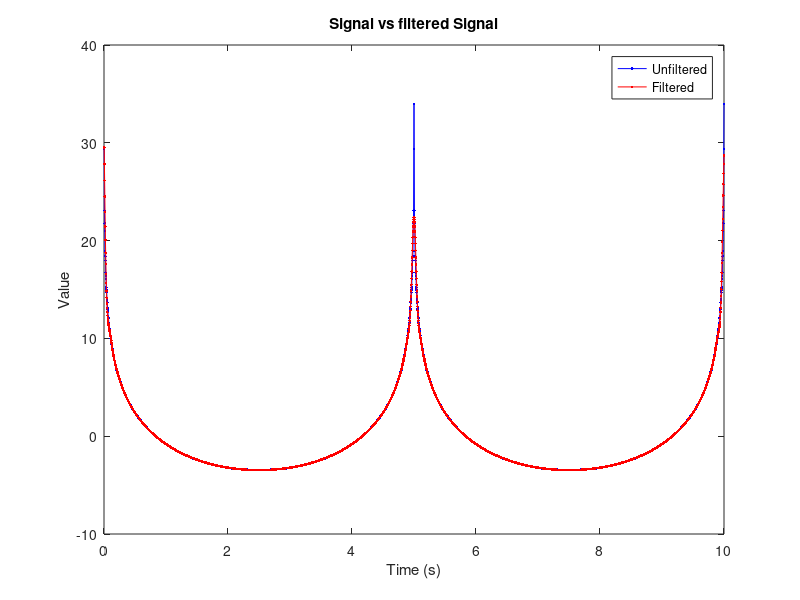
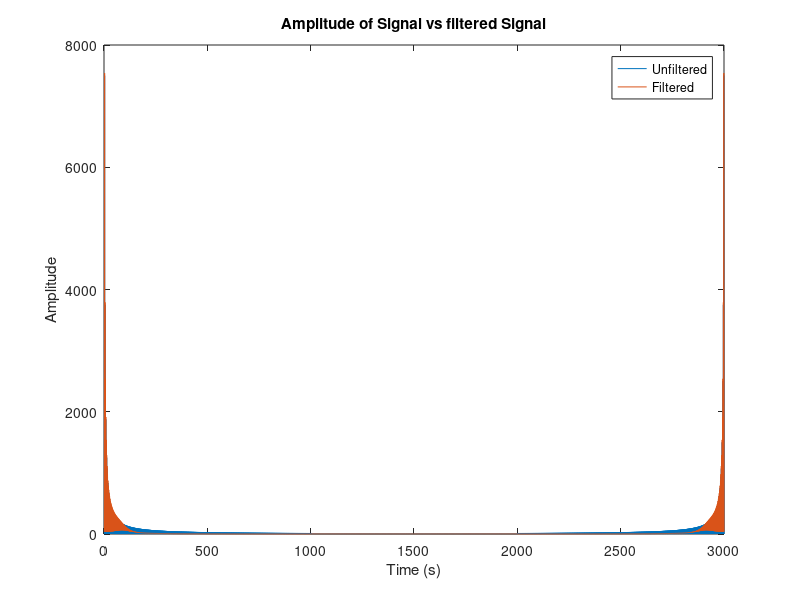
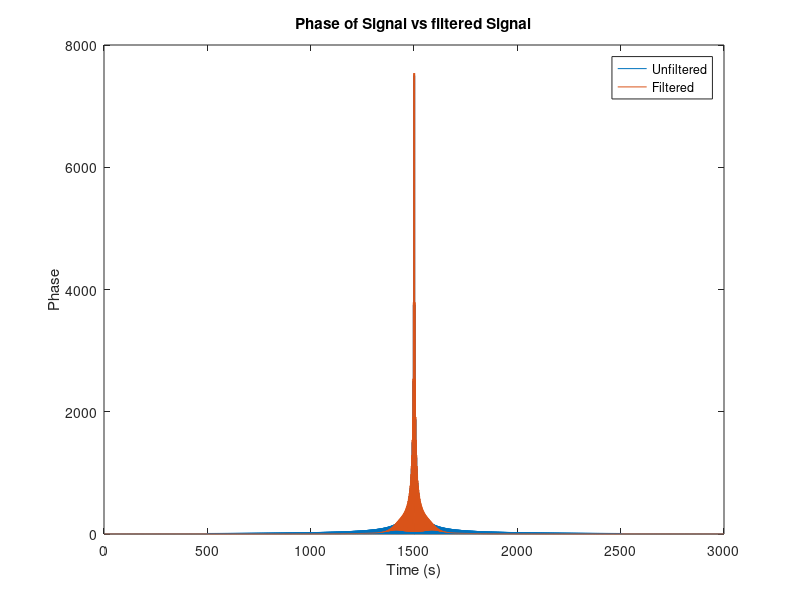
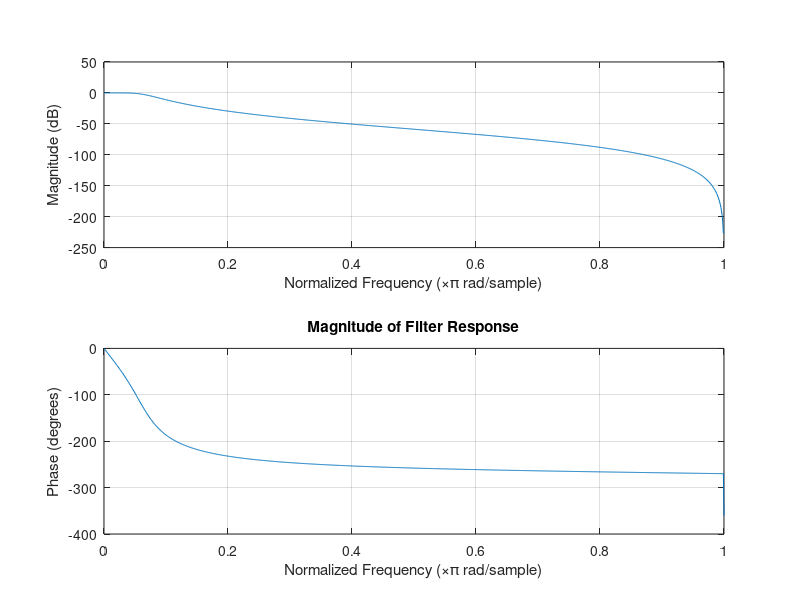

MATLAB code to generate these figures, in order:
clc
close all
clear
%clear all values, plots and command window

T = 10;% time is 10s
fs = 300; % sampling frequency is 300Hz
tstep = 1/fs; %calculate the time step
t = (tstep:tstep : T); % create time array
f = (0.2: 0.2: 100); % create frequency array
A = 1./f; % create amplitude array
cossum = zeros(1, length(t)); % initialise cosine sum array

for j = 1:length(t) % for loop to create value for each time step
    for i = 1:length(f) % for loop to sum all cosines together
       cossum(j) = cossum(j) + A(i)*cos(f(i)*t(j)*2*pi); % add previous total to a*cosWt, where W is equal to 2*pi*f 
    end
end

fc = 10; %cut off frequency = 10 Hz
Wn = fc/(fs/2); %the cut off frequecny as a factor of fs/2 
[B, A] = butter(3,Wn); % get filter constants

filtcos = filtfilt(B, A, cossum); % filter cossum

figure% plot of filtered vs unfiltered signal
plot(t, cossum, 'b.-')
hold on
plot(t, filtcos, 'r.-')
title('Signal vs filtered Signal')
ylabel('Value')
xlabel('Time (s)')
legend('Unfiltered', 'Filtered')

% calculate the amplitude and Phase of the original signal
ampcossum = abs(fft(cossum));
angcossum = fftshift(ampcossum);
%calculate the amplitude and phase of the filtered signal
ampfcos = abs(fft(filtcos));
angfcos = fftshift(ampfcos);

figure % plot the amplitudes
plot(ampcossum)
hold on 
plot(ampfcos)
title('Amplitude of Signal vs filtered Signal')
ylabel('Amplitude')
xlabel('Time (s)')
legend('Unfiltered', 'Filtered')

figure% plot the Phases
plot(angcossum)
hold on 
plot(angfcos)
title('Phase of Signal vs filtered Signal')
ylabel('Phase')
xlabel('Time (s)')
legend('Unfiltered', 'Filtered')

%calucalte the filter response
figure
freqz(B, A, 1000)
title('Magnitude of Filter Response')
